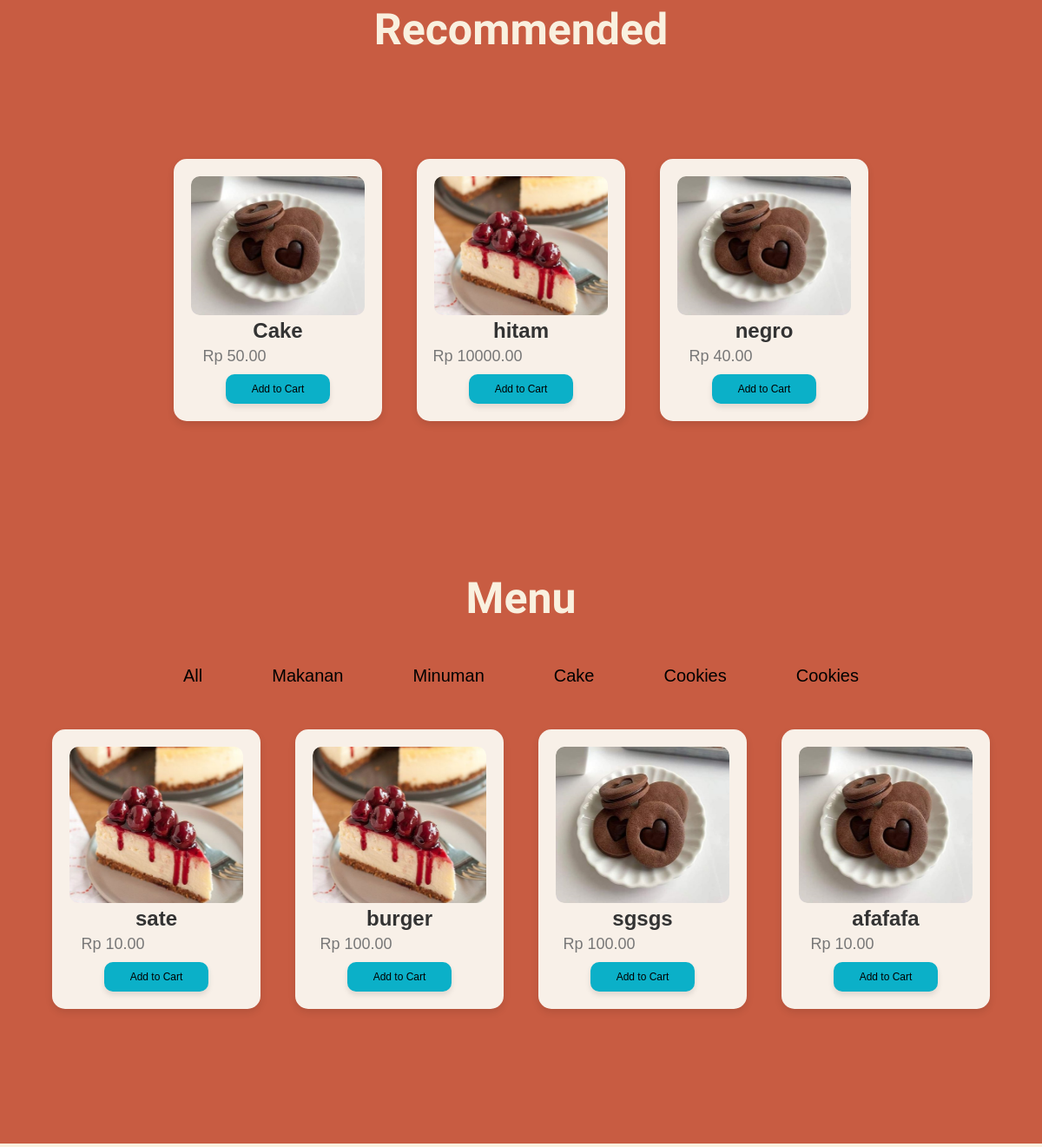
The app's page / (middle part), older data.
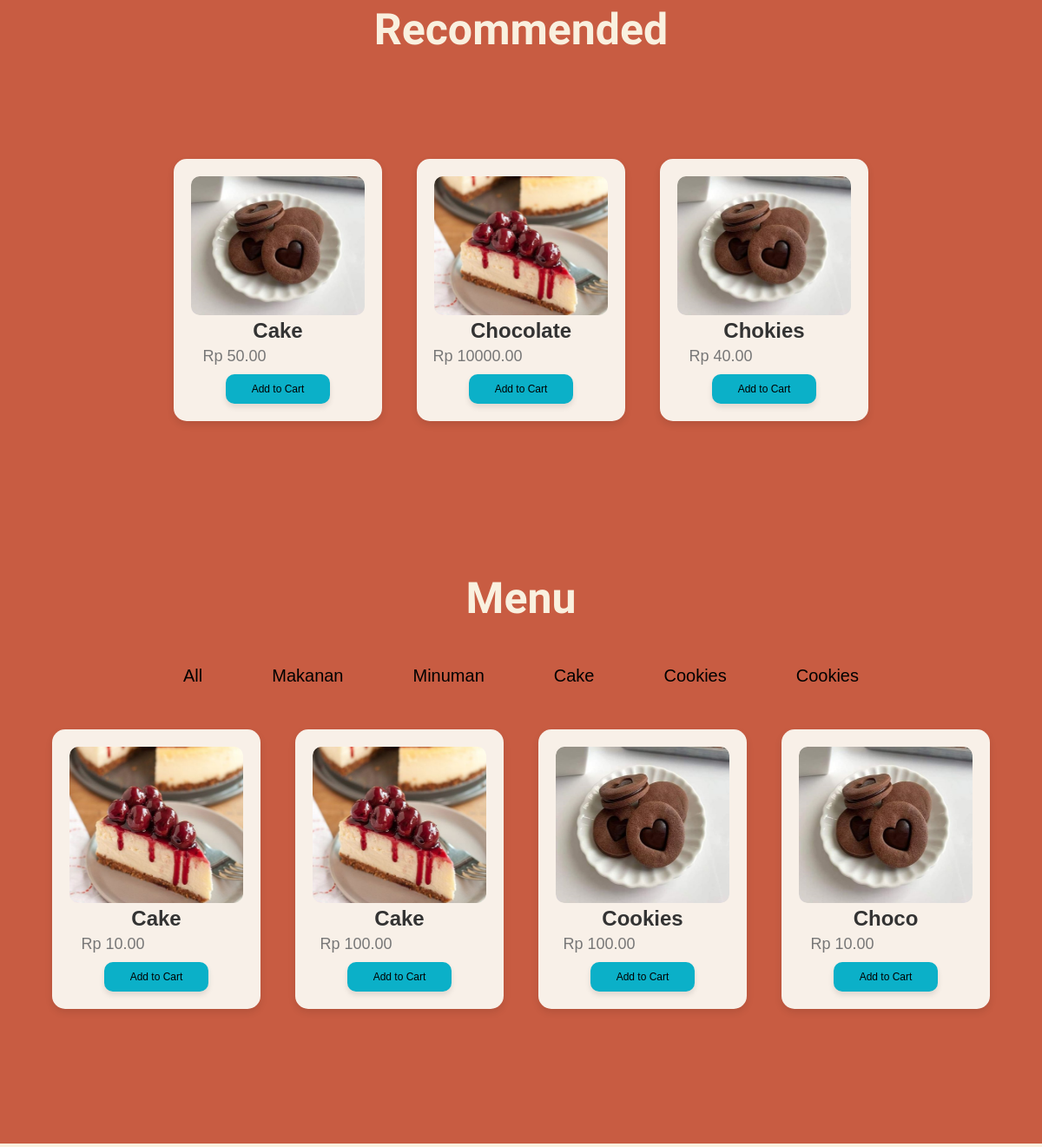
The same page, newer data.
### webku/models.py (models this page shows, shortened)
class Makanan(models.Model):
    nama_menu = models.CharField(max_length=100)
    harga = models.DecimalField(max_digits=10, decimal_places=2)
    gambar = models.ImageField(upload_to='makanan_images/')

class makanan2(models.Model):
    nama_category = models.CharField(max_length=100)
    harga = models.DecimalField(max_digits=10, decimal_places=2)
    gambar = models.ImageField(upload_to='category_makanan/')
    category = models.CharField(max_length=50, default='', choices=[
        ('makanan', 'Makanan'),
        ('minuman', 'Minuman'),
        ('cake', 'Cake'),
        ('cookies', 'Cookies'),
    ])

### webku/views.py (the view)
# urls.py: path('', views.home_page, name='home'),
def home_page(request):
    makanan_list = Makanan.objects.all()  # Ambil semua data makanan dari database
    makanan2_list = makanan2.objects.all()
    context = {
        'makanan_list': makanan_list,
        'makanan2_list': makanan2_list,
    }
    return render(request, 'home.html', context)

### webku/templates/home.html (shortened to what this page needs)
<!DOCTYPE html>
<html lang="en">
{% load static %}
<head>
    <link rel="stylesheet" href="https://cdnjs.cloudflare.com/ajax/libs/font-awesome/6.0.0-beta3/css/all.min.css">
    <link rel="stylesheet" href="{% static 'css/style.css' %}">
    <link href="https://unpkg.com/aos@2.3.1/dist/aos.css" rel="stylesheet">
</head>
<body>
    <div id="category-section" class="section-baru">
        <h4>Recommended</h4>
    </div>
    <div class="makanan-container">
        {% for makanan in makanan_list %}
            <div class="makanan" id="makanan-{{ forloop.counter }}">
                <img src="{{ makanan.gambar.url }}" alt="{{ makanan.nama_menu }}">
                <h1 class="makanan-name">{{ makanan.nama_menu }}</h1>
                <p class="makanan-price">Rp {{ makanan.harga }}</p>
                <button class="btn-add-to-card">Add to Cart</button>
            </div>
        {% endfor %}
    </div>
    <div id="category-section2" class="section2-kedua">
        <h3>Menu</h3>
    </div>
<div id="category-buttons">
    <button onclick="filterCategory('all')">All</button>
    <button onclick="filterCategory('makanan')">Makanan</button>
    <button onclick="filterCategory('minuman')">Minuman</button>
    <button onclick="filterCategory('cake')">Cake</button>
    <button onclick="filterCategory('cookies')">Cookies</button>
    <button onclick="filterCategory('cookies')">Cookies</button>
</div>
<div class="makanan2-category">
    {% for makanan2 in makanan2_list %}
    <div class="makanan2" data-category="{{ makanan2.category }}">
        <img src="{{ makanan2.gambar.url }}" alt="{{ makanan2.nama_category }}">
        <h1 class="makanan-name">{{ makanan2.nama_category }}</h1>
        <p class="makanan-price">Rp {{ makanan2.harga }}</p>
        <button class="btn-add-to-card">Add to Cart</button>
    </div>
    {% endfor %}
</div>
</body>
</html>

Row changes from the older to the newer data that the page shows:
changed Makanan: nama_menu "hitam" → "Chocolate"
changed Makanan: nama_menu "negro" → "Chokies"
changed makanan2 (number 1 of 4 on the later page): nama_category "sate" → "Cake"
changed makanan2 (number 2 of 4 on the later page): nama_category "burger" → "Cake"
changed makanan2: nama_category "sgsgs" → "Cookies"
changed makanan2: nama_category "afafafa" → "Choco"
